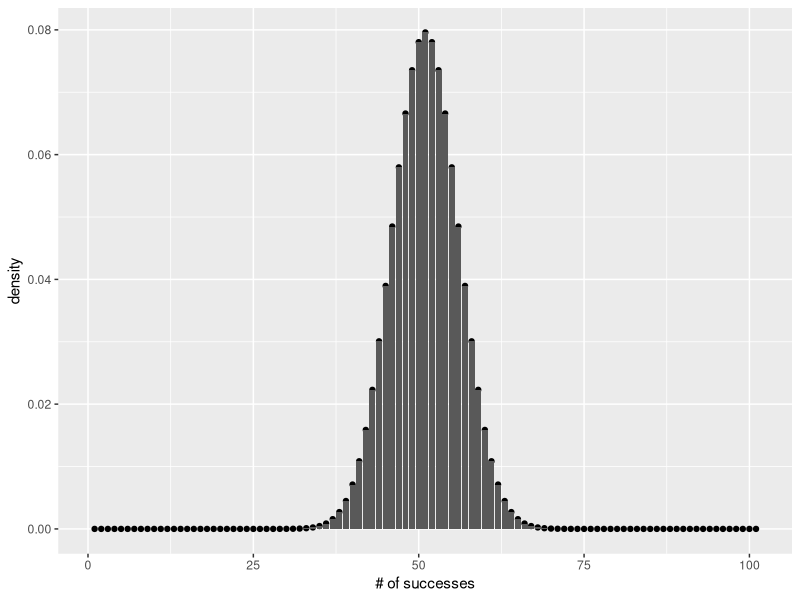

This chart was generated by the following R code:
## ---- chunk 1
knitr::opts_chunk$set(
  collapse = TRUE,
  comment = "#>"
)
## ---- chunk 2
?binom.test
binom.test(x = 65,
           n = 100,
           p =.5,
           alternative='greater')
## ---- chunk 3
library(ggplot2)
qplot(y=dbinom(0:100,100,.5))+
  geom_bar(stat='identity',position="dodge")+
  ylab('density')+
  xlab('# of successes')
## ---- chunk 4
sum(dbinom(0:100,100,.5))
## ---- chunk 5
sum(dbinom(65:100,100,.5))
## ---- chunk 6
sum(dbinom(7:10,10,.5))
## ---- chunk 7
binom.test(x=7,n=10,alternative="greater")
## ---- chunk 8
coin_flips <- data.frame( number_of_heads = 0:10,
                          probability = dbinom(x=0:10,size=10,prob= .5),
                          cumulative = pbinom(0:10, size = 10, prob = .5),
                          rev_cumulative = pbinom(-1:9, 10, .5, lower.tail=FALSE))
knitr::kable(coin_flips)
## ---- chunk 9
# 1 trial
task_designs <- data.frame( number_of_heads = 0:1,
                          probability = dbinom(x=0:1,size=1,prob= .5),
                          cumulative = pbinom(0:1, size = 1, prob = .5),
                          rev_cumulative = pbinom(-1:0, 1, .5, lower.tail=FALSE))
knitr::kable(task_designs)

# 2 trials
task_designs <- data.frame( number_of_heads = 0:2,
                          probability = dbinom(x=0:2,size=2,prob= .5),
                          cumulative = pbinom(0:2, size = 2, prob = .5),
                          rev_cumulative = pbinom(-1:1, 2, .5, lower.tail=FALSE))
knitr::kable(task_designs)

# 3 trials
task_designs <- data.frame( number_of_heads = 0:3,
                          probability = dbinom(x=0:3,size=3,prob= .5),
                          cumulative = pbinom(0:3, size = 3, prob = .5),
                          rev_cumulative = pbinom(-1:2, 2, .5, lower.tail=FALSE))
knitr::kable(task_designs)

# etc...
## ---- chunk 10
binom.test(51,100,.5,alternative="greater")
## ---- chunk 11
binom.test(510,1000,.5,alternative="greater")
## ---- chunk 12
binom.test(5100,10000,.5,alternative="greater")
